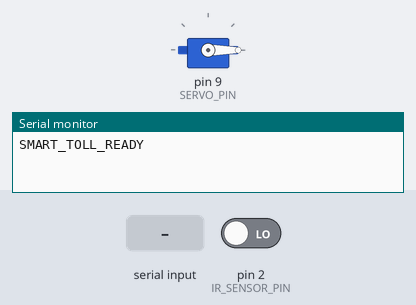
This sketch was run on a simulated Arduino Uno, built with avr-gcc and run on an emulated ATmega328P. Parts: servo, the last lines printed to the serial monitor. The test bench sets the inputs (shaded band); at power-on: pin 2 (IR_SENSOR_PIN) LOW.

Above: at 1.2 s.
1.3 s: "OPEN:\n" received over Serial
At 2.2 s:
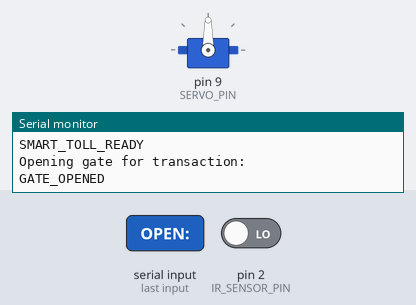
2.8 s: pin 2 (IR_SENSOR_PIN) driven HIGH
At 5.1 s:
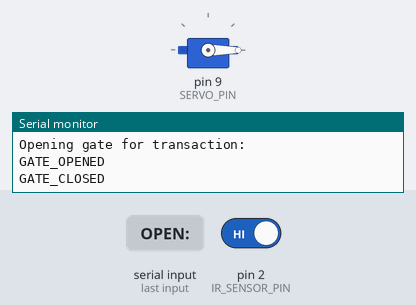
Timing chart, 0 to 6.6 s (numbered marks = the images above; inputs shaded):
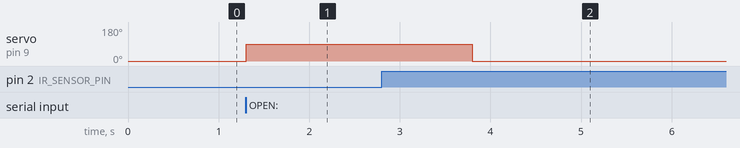

The sketch:

arduino_code.ino
```cpp
#include <Servo.h>

// Hardware pins
const int SERVO_PIN = 9;
const int IR_SENSOR_PIN = 2;

// Servo positions
const int GATE_CLOSED_ANGLE = 0;
const int GATE_OPEN_ANGLE = 90;

// Change to LOW if your IR sensor detects objects with LOW output.
const int IR_DETECTED_STATE = HIGH;

Servo gateServo;

bool gateIsOpen = false;
String receivedCommand = "";

void setup() {

  Serial.begin(9600);

  gateServo.attach(SERVO_PIN);
  gateServo.write(GATE_CLOSED_ANGLE);

  pinMode(IR_SENSOR_PIN, INPUT);

  Serial.println("SMART_TOLL_READY");
}


void openGate(String transactionId) {

  Serial.print("Opening gate for transaction: ");
  Serial.println(transactionId);

  gateServo.write(GATE_OPEN_ANGLE);
  gateIsOpen = true;

  delay(500);

  Serial.println("GATE_OPENED");
}


void closeGate() {

  gateServo.write(GATE_CLOSED_ANGLE);
  gateIsOpen = false;

  Serial.println("GATE_CLOSED");
}


void loop() {

  // Read commands sent by Python.
  while (Serial.available()) {

    char receivedChar = Serial.read();

    if (receivedChar == '\n') {

      receivedCommand.trim();

      if (receivedCommand.startsWith("OPEN:")) {

        String transactionId = receivedCommand.substring(5);

        if (!gateIsOpen) {
          openGate(transactionId);
        } else {
          Serial.println("GATE_ALREADY_OPEN");
        }
      }

      receivedCommand = "";
    }

    else if (receivedChar != '\r') {
      receivedCommand += receivedChar;
    }
  }


  // Detect vehicle passage using IR sensor.
  if (gateIsOpen) {

    if (digitalRead(IR_SENSOR_PIN) == IR_DETECTED_STATE) {

      delay(1000);

      closeGate();
    }
  }

}
```

Measured:
- after the input at 1.3 s, servo on pin 9 (SERVO_PIN): 0° → 90° at once
- after the input at 2.8 s, servo on pin 9 (SERVO_PIN): 90° → 0° after 1.0 s
